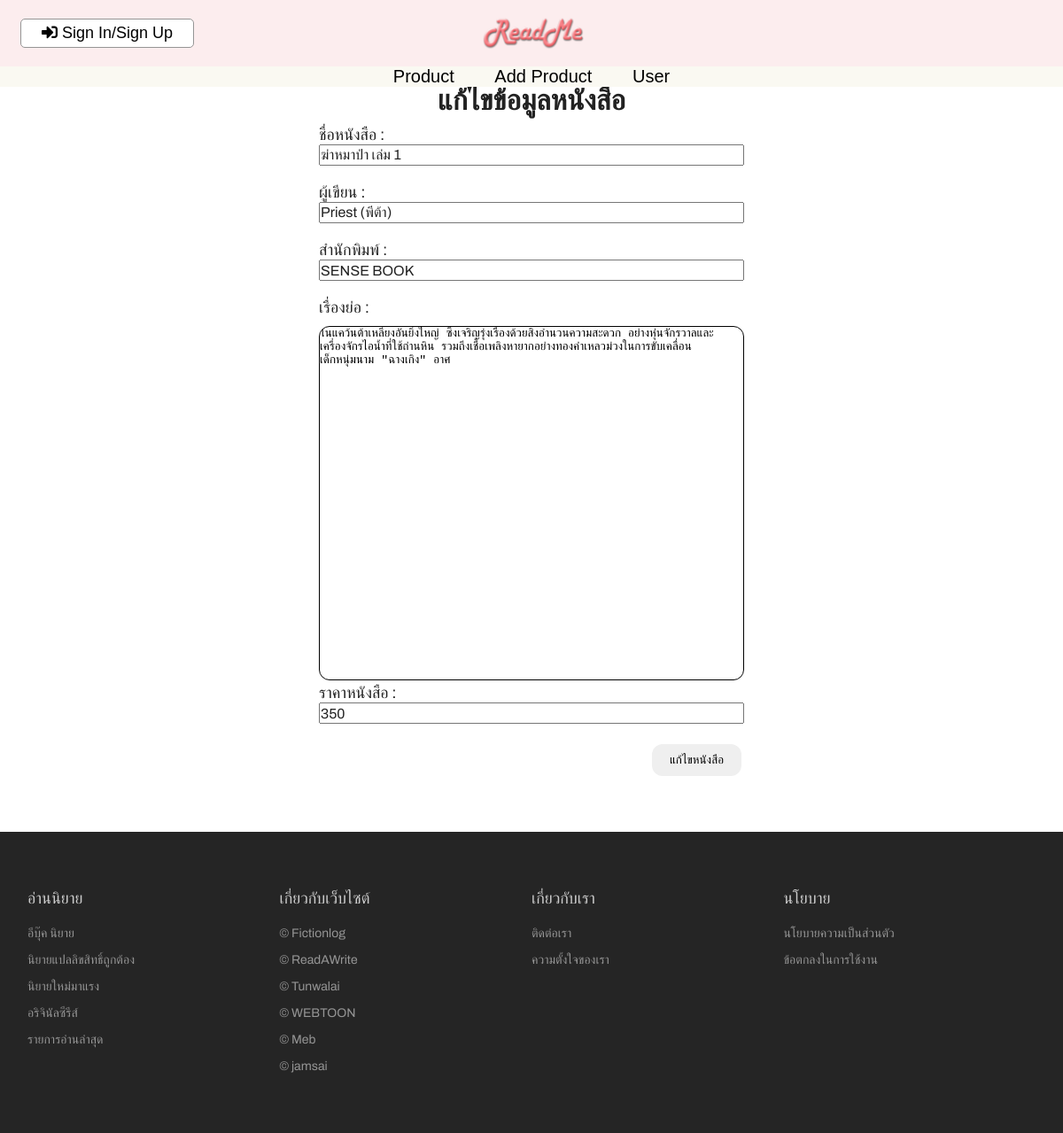
Page /admin_editproduct.php?book_id=1 on the committed database.
### tables this page shows
CREATE TABLE `book` (
  `book_id` int(11) NOT NULL,
  `bookname` varchar(100) NOT NULL,
  `bookimage` varchar(1000) NOT NULL,
  `writer` varchar(50) NOT NULL,
  `company` varchar(100) NOT NULL,
  `synopsis` varchar(200) NOT NULL,
  `bookprice` float NOT NULL,
  `book_links` varchar(5000) NOT NULL,
  `amountbook_sales` int(11) NOT NULL,
  `category_id` int(11) NOT NULL
);

### admin_editproduct.php (the view, shortened to what this page needs)
<!DOCTYPE html>
<html lang="en">
<head>
    <link rel="stylesheet" href="./css/admin.css">
    <link rel="stylesheet" href="https://pro.fontawesome.com/releases/v5.10.0/css/all.css">
    <?php
        include "./nav-admin.php";
        if($_GET){
            $bookID = $_GET['book_id'];
            $sqlBook = "SELECT * FROM book WHERE book_id = '$bookID'";
            $rsBook = mysqli_query($conn, $sqlBook);
            $fetchBook = mysqli_fetch_row($rsBook);
        }
    ?>
</head>
<body>
    <div class="main-table" style="padding-top: 8%;">
        <h1>แก้ไขข้อมูลหนังสือ</h1>
        <form action="./backend/admin_editbook.php" method="POST">
            ชื่อหนังสือ : <br>
            <input type="text" name="bookName" value="<?php echo $fetchBook[1] ?>" required><br><br>
            ผู้เขียน : <br>
            <input type="text" name="bookWriter" value="<?php echo $fetchBook[3] ?>" required><br><br>
            สำนักพิมพ์ : <br>
            <input type="text" name="bookCompany" value="<?php echo $fetchBook[4] ?>" required><br><br>
            เรื่องย่อ : <br>
            <textarea style="border: 1px solid black;" name="bookSynopsis" cols="10" rows="10" maxlength="200" required><?php echo $fetchBook[5] ?></textarea>
            ราคาหนังสือ : <br>
            <input type="number" name="bookPrice" value="<?php echo $fetchBook[6] ?>" required><br><br>
            <button style="float: right;" type="submit">แก้ไขหนังสือ</button>
        </form>
    </div>
    <?php include "./footer.php"; ?>
</body>
</html>

### css/admin.css (style rules this page uses)
:root { --primaryColor: #f1f1f1; --black: #222; --black2: #555; --black3: #252525; --black4: #000; --black5: #212529; --orange: #eb0028; --white: #fff; --grey: #959595; --grey2: #666; --grey3: #ccc; --secondaryColor: #2b1f4d; --yellow: #ffc400; --green: #59b210; --blue: rgb(56, 10, 223); --banner: #fcedee; --pastel: #ff968a; --lightblue: rgb(49, 131, 255); }
body, input { font-size: 1.6rem; font-weight: 400; font-family: "Archivo", sans-serif; color: var(--black); }
form { width: 40%; font-size: 18px; }
input { width: 100%; height: 1.5em; outline: none; }
h1 { margin-bottom: 10px; }
.main-table { display: flex; flex-direction: column; align-items: center; margin-bottom: 5%; }

### css/styles.css (style rules this page uses)
:root { --primaryColor: #f1f1f1; --black: #222; --black2: #555; --black3: #252525; --black4: #000; --black5: #212529; --orange: #eb0028; --white: #fff; --grey: #959595; --grey2: #666; --grey3: #ccc; --secondaryColor: #2b1f4d; --yellow: #ffc400; --green: #59b210; --blue: rgb(56, 10, 223); --banner: #fcedee; --pastel: #ff968a; --lightblue: rgb(49, 131, 255); }
* { margin: 0; padding: 0; box-sizing: inherit; }
html { font-size: 62.5%; box-sizing: border-box; scroll-behavior: smooth; }
body, input { font-size: 1.6rem; font-weight: 400; font-family: "Archivo", sans-serif; color: var(--black); }
textarea { resize: none; margin-top: 1rem; width: 100%; height: 50vh; border: 0; border-radius: 12px; background-color: #ffffff; }
button { margin: 0.3rem; padding: 1rem 2rem 1rem 2rem; border: 0; border-radius: 12px; }

### css/navbar.css (style rules this page uses)
:root { --primaryColor: #f1f1f1; --black: #222; --black2: #555; --black3: #252525; --black4: #000; --black5: #212529; --orange: #eb0028; --white: #fff; --grey: #959595; --grey2: #666; --grey3: #ccc; --secondaryColor: #2b1f4d; --yellow: #ffcc00; --green: #59b210; --blue: rgb(56, 10, 223); --banner: #fcedee; --pastel: #ff968a; }

### rows in the picture
book: bookName "ฆ่าหมาป่า เล่ม 1", bookWriter "Priest (พีต้า)", bookCompany "SENSE BOOK", bookSynopsis "ในแคว้นต้าเหลียงอันยิ่งใหญ่ ซึ่งเจริญรุ่งเรืองด้วยสิ่งอำนวนความสะดวก อย่างหุ่นจักรวาลและเครื่องจักรไอน้ำที่ใช้ถ่านหิน รวมถึงเชื้อเพลิงหายากอย่างทองคำเหลวม่วงในการขับเคลื่อน เด็กหนุ่มนาม \"ฉางเกิง\" อาศ", bookPrice "350"
